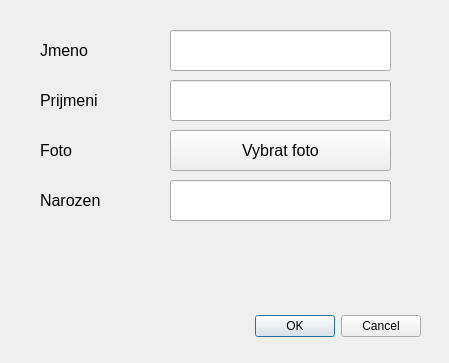
<?xml version="1.0" encoding="UTF-8"?>
<ui version="4.0">
 <class>Novy</class>
 <widget class="QDialog" name="Novy">
  <property name="geometry">
   <rect>
    <x>0</x>
    <y>0</y>
    <width>449</width>
    <height>363</height>
   </rect>
  </property>
  <property name="windowTitle">
   <string>Dialog</string>
  </property>
  <widget class="QDialogButtonBox" name="buttonBox">
   <property name="geometry">
    <rect>
     <x>80</x>
     <y>310</y>
     <width>341</width>
     <height>32</height>
    </rect>
   </property>
   <property name="orientation">
    <enum>Qt::Horizontal</enum>
   </property>
   <property name="standardButtons">
    <set>QDialogButtonBox::Cancel|QDialogButtonBox::Ok</set>
   </property>
  </widget>
  <widget class="QLabel" name="label">
   <property name="geometry">
    <rect>
     <x>40</x>
     <y>30</y>
     <width>111</width>
     <height>41</height>
    </rect>
   </property>
   <property name="font">
    <font>
     <pointsize>12</pointsize>
    </font>
   </property>
   <property name="text">
    <string>Jmeno</string>
   </property>
  </widget>
  <widget class="QLabel" name="label_2">
   <property name="geometry">
    <rect>
     <x>40</x>
     <y>80</y>
     <width>111</width>
     <height>41</height>
    </rect>
   </property>
   <property name="font">
    <font>
     <pointsize>12</pointsize>
    </font>
   </property>
   <property name="text">
    <string>Prijmeni</string>
   </property>
  </widget>
  <widget class="QLabel" name="label_3">
   <property name="geometry">
    <rect>
     <x>40</x>
     <y>130</y>
     <width>111</width>
     <height>41</height>
    </rect>
   </property>
   <property name="font">
    <font>
     <pointsize>12</pointsize>
    </font>
   </property>
   <property name="text">
    <string>Foto</string>
   </property>
  </widget>
  <widget class="QLabel" name="label_4">
   <property name="geometry">
    <rect>
     <x>40</x>
     <y>180</y>
     <width>111</width>
     <height>41</height>
    </rect>
   </property>
   <property name="font">
    <font>
     <pointsize>12</pointsize>
    </font>
   </property>
   <property name="text">
    <string>Narozen</string>
   </property>
  </widget>
  <widget class="QLineEdit" name="le_jmeno">
   <property name="geometry">
    <rect>
     <x>170</x>
     <y>30</y>
     <width>221</width>
     <height>41</height>
    </rect>
   </property>
   <property name="font">
    <font>
     <pointsize>12</pointsize>
    </font>
   </property>
  </widget>
  <widget class="QLineEdit" name="le_prijmeni">
   <property name="geometry">
    <rect>
     <x>170</x>
     <y>80</y>
     <width>221</width>
     <height>41</height>
    </rect>
   </property>
   <property name="font">
    <font>
     <pointsize>12</pointsize>
    </font>
   </property>
  </widget>
  <widget class="QLineEdit" name="le_narozen">
   <property name="geometry">
    <rect>
     <x>170</x>
     <y>180</y>
     <width>221</width>
     <height>41</height>
    </rect>
   </property>
   <property name="font">
    <font>
     <pointsize>12</pointsize>
    </font>
   </property>
  </widget>
  <widget class="QPushButton" name="btn_foto">
   <property name="geometry">
    <rect>
     <x>170</x>
     <y>130</y>
     <width>221</width>
     <height>41</height>
    </rect>
   </property>
   <property name="font">
    <font>
     <pointsize>12</pointsize>
    </font>
   </property>
   <property name="text">
    <string>Vybrat foto</string>
   </property>
  </widget>
 </widget>
 <resources/>
 <connections>
  <connection>
   <sender>buttonBox</sender>
   <signal>accepted()</signal>
   <receiver>Novy</receiver>
   <slot>accept()</slot>
   <hints>
    <hint type="sourcelabel">
     <x>248</x>
     <y>254</y>
    </hint>
    <hint type="destinationlabel">
     <x>157</x>
     <y>274</y>
    </hint>
   </hints>
  </connection>
  <connection>
   <sender>buttonBox</sender>
   <signal>rejected()</signal>
   <receiver>Novy</receiver>
   <slot>reject()</slot>
   <hints>
    <hint type="sourcelabel">
     <x>316</x>
     <y>260</y>
    </hint>
    <hint type="destinationlabel">
     <x>286</x>
     <y>274</y>
    </hint>
   </hints>
  </connection>
 </connections>
</ui>
